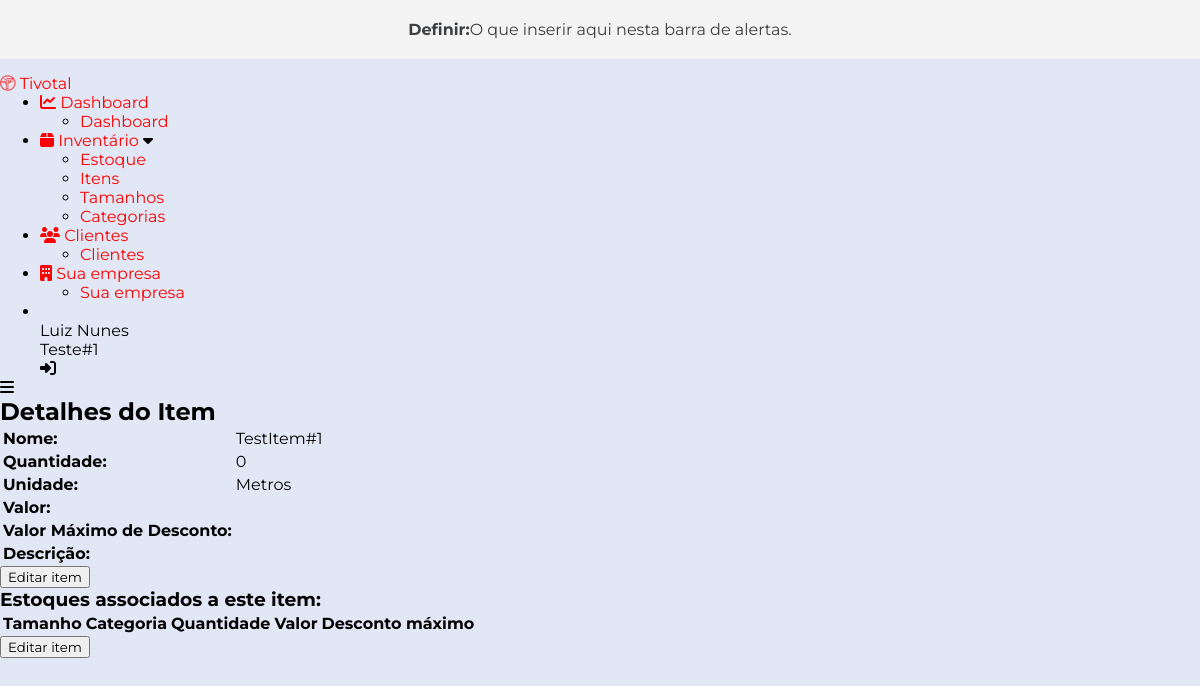
The app's page /items/detail_item/1/ (signed in), older data.
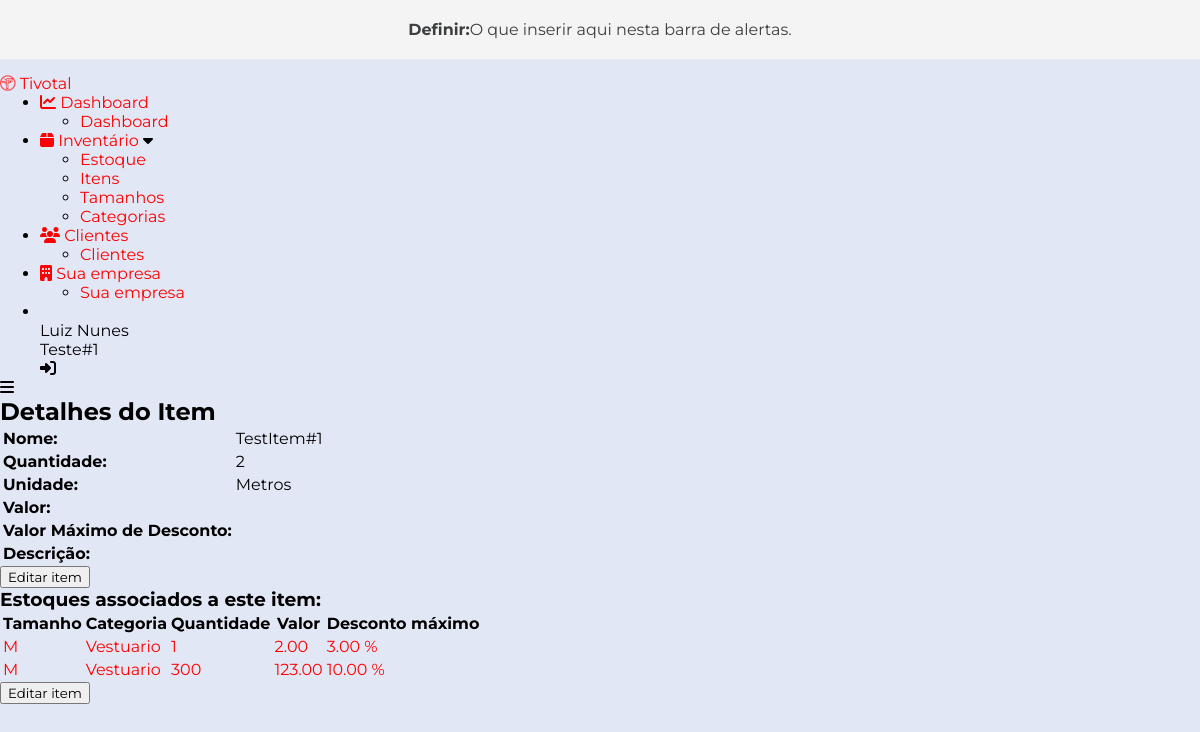
The same page, newer data.
### accounts/models.py (models this page shows, shortened)
class User(AbstractBaseUser):
    email = models.EmailField(max_length=255, unique=True)
    full_name = models.CharField(max_length=255, blank=True)
    active = models.BooleanField(default=True)
    staff = models.BooleanField(default=False)
    admin = models.BooleanField(default=False)
    timestamp = models.DateTimeField(auto_now_add=True)
    seller = models.BooleanField(default=True)
    manager = models.BooleanField(default=False)
    company = models.ForeignKey(Company, null=True, blank=True, on_delete=models.CASCADE)
    USERNAME_FIELD = 'email'
    REQUIRED_FIELDS = ['full_name']
    objects = UserManager()
    def get_split_name(self): # Return the firstname of the user
        split_name = self.full_name.split(' ')
        return split_name
    @property
    def is_active(self):
        return self.active

### companies/models.py (models this page shows)
class Company(models.Model):
    company_name = models.CharField(max_length=255)
    cnpj = CNPJField(masked=False)
    address = models.CharField(max_length=255)
    cep = BRPostalCodeField(null=True, blank=True)
    city = models.CharField(max_length=255)
    neighborhood = models.CharField(max_length=255)
    logo = models.ImageField(upload_to='user_files', null=True, blank=True)
    bio = models.TextField(null=True, blank=True)
    def __str__(self):
        return self.company_name

### items/models.py (models this page shows, shortened)
class Item(models.Model):
    UNITS = (
        ('Unidade', 'Unidade'),
        ('Metros', 'Metros'),
        ('Quilos', 'Quilos'),
        ('Litros', 'Litros'),
        ('NA', 'NA'),
    )
    name = models.CharField(max_length=255)
    unity = models.CharField(max_length=10, choices=UNITS, default='NA')
    description = models.TextField(null=True, blank=True)
    user = models.ForeignKey(User, on_delete=models.SET_NULL, null=True, blank=True)

class Stock(models.Model):
    item = models.ForeignKey(Item, on_delete=models.CASCADE)
    size = models.ForeignKey(Size, on_delete=models.CASCADE)
    category = models.ForeignKey(Category, on_delete=models.CASCADE)
    user = models.ForeignKey(User, on_delete=models.SET_NULL, null=True, blank=True)
    quantity = models.PositiveIntegerField(null=True, blank=True)
    price = models.DecimalField(max_digits=10, decimal_places=2, null=True, blank=True, validators=[MinValueValidator(Decimal('0.01'))])
    max_discount = models.DecimalField(max_digits=10, decimal_places=2, null=True, blank=True, validators=[MinValueValidator(Decimal('0.01')), MaxValueValidator(Decimal('100'))])

class Size(models.Model):
    size = models.CharField(max_length=50)
    user = models.ForeignKey(User, on_delete=models.SET_NULL, null=True, blank=True)

class Category(models.Model):
    category = models.CharField(max_length=255)
    user = models.ForeignKey(User, on_delete=models.SET_NULL, null=True, blank=True)

### items/views.py (the view)
# urls.py: path('detail_item/<int:item_id>/', views.detail_item, name='detail_item'),
@login_required
def detail_item(request, item_id):
    item = get_object_or_404(Item, pk=item_id)
    return render(request, 'detail_item.html', {'item': item})

### items/templates/detail_item.html (shortened to what this page needs)
<!DOCTYPE html>
{% extends "base.html" %}
{% block main %}
    <h2>Detalhes do Item</h2>
    <table>
        <tr>
            <td><strong>Nome:</strong></td>
            <td>{{ item.name }}</td>
        </tr>
        <tr>
            <td><strong>Quantidade:</strong></td>
            <td>{{ item.stock_set.all.count }}</td>
        </tr>
        <tr>
            <td><strong>Unidade:</strong></td>
            <td>{{ item.unity }}</td>
        </tr>
        <tr>
            <td><strong>Valor:</strong></td>
            <td>{{ item.value }}</td>
        </tr>
        <tr>
            <td><strong>Valor Máximo de Desconto:</strong></td>
            <td>{{ item.max_discount }}</td>
        </tr>
        <tr>
            <td><strong>Descrição:</strong></td>
            <td>{{ item.description }}</td>
        </tr>
    </table>
    <a href="{% url 'edit_item' item.id %}">
        <button class="btn btn-primary" id="btn-bg-blue-1">Editar item</button>
    </a>
    <h3>Estoques associados a este item:</h3>
    <table class="table table-striped">
        <thead>
            <tr>
                <th>Tamanho</th>
                <th>Categoria</th>
                <th>Quantidade</th>
                <th>Valor</th>
                <th>Desconto máximo</th>
            </tr>
        </thead>
        {% for stock in item.stock_set.all %}
            <tr>
                <td>
                    <a href="{% url 'edit_stock' stock.id %}"> {{ stock.size.size }}</a>
                </td>
                <td>
                    <a href="{% url 'edit_stock' stock.id %}"> {{ stock.category.category }}</a>
                </td>
                <td>
                    <a href="{% url 'edit_stock' stock.id %}">{{ stock.quantity }}</a>
                </td>
                <td>
                    <a href="{% url 'edit_stock' stock.id %}">{{ stock.price }}</a>
                </td>
                <td>
                    <a href="{% url 'edit_stock' stock.id %}">{{ stock.max_discount }} %</a>
                </td>
            </tr>
        {% endfor %}
    </table>
    <a href="{% url 'edit_item' item.id %}">
        <button class="btn btn-primary" id="btn-bg-blue-1">Editar item</button>
    </a>
{% endblock %}

### templates/base.html (shortened to what this page needs)
<!DOCTYPE html>
{% load static %}
<html lang="en">
<head>
  <link
    rel="stylesheet"
    href="https://cdnjs.cloudflare.com/ajax/libs/font-awesome/6.2.1/css/all.min.css"
  />
  <link rel="stylesheet" href="{% static 'css/style.css' %}">
</head>
<body>
<div class="alertbar">
  <b>Definir: </b> O que inserir aqui nesta barra de alertas.
</div>
    <div class="container">
      <div class="sidebar close">
        <div class="logo">
          <a href="{% url 'list_clients' %}"><i class="fab fa-trade-federation"></i></a>
          <a href="{% url 'list_clients' %}"><span class="logo-name">Tivotal</span></a>
        </div>
        <ul class="nav-list">
          <li>
            <a href="#">
              <i class="fa-solid fa-chart-line"></i>
              <span class="link-name">Dashboard</span>
            </a>
            <ul class="sub-menu blank">
              <li><a href="#" class="link-name">Dashboard</a></li>
            </ul>
          </li>
          <li>
            <div class="icon-link">
              <a href="#">
                <i class="fa-solid fa-box"></i>
                <span class="link-name">Inventário</span>
              </a>
              <i class="fas fa-caret-down arrow"></i>
            </div>
            <ul class="sub-menu">
              <li><a href="{% url 'list_stock' %}">Estoque</a></li>
              <li><a href="{% url 'list_items' %}" class="link-name">Itens</a></li>
              <li><a href="{% url 'list_sizes' %}">Tamanhos</a></li>
              <li><a href="{% url 'list_categories' %}">Categorias</a></li>
            </ul>
          </li>
          <li>
            <a href="#">
              <i class="fa-solid fa-users"></i>
              <span class="link-name">Clientes</span>
            </a>
            <ul class="sub-menu blank">
              <li><a href="#" class="link-name">Clientes</a></li>
            </ul>
          </li>
          <li>
            <a href="{% url 'detail_company' user.company.id %}">
              <i class="fa-solid fa-building"></i>
              <span class="link-name">Sua empresa</span>
            </a>
            <ul class="sub-menu blank">
              <li><a href="{% url 'detail_company' user.company.id %}" class="link-name">Sua empresa</a></li>
            </ul>
          </li>
          <li>
            <div class="profile-details">
              <div class="profile-content">
              </div>
              <div class="name-job">
                <div class="name">{{ user.get_split_name|first|title }} {{ user.get_split_name|last|title }}</div>
                <div class="job">{{ user.company }}</div>
              </div>
              <i class="fas fa-right-to-bracket"></i>
            </div>
          </li>
        </ul>
      </div>
      <div class="home-section">
        <div class="home-content">
          <i class="fas fa-bars"></i>
          {% block main %}
          {% endblock %}
        </div>
      </div>
    </div>
</body>
</html>

### staticfiles/css/style.css (style rules this page uses)
* { margin: 0; font-family:'Montserrat', sans-serif; }
:root { --body-color: #E2E7F6; --primary-color: #0F71F2; --primary: #0F71F2; --warning: #F2B544; --toggle-color: #aaa; --text-color: #707070; --tran-03: all 0.2s ease; --tran-03: all 0.3s ease; --tran-04: all 0.3s ease; --tran-05: all 0.3s ease; }
a { color: red; text-decoration: none; }
body { background-color: var(--body-color); }
.alertbar { padding: 20px; background-color: #F4F4F4; color: #3c3e40; margin-bottom: 15px; align-items: center; justify-content: center; display:flex; text-align: center; }

Row changes from the older to the newer data that the page shows:
computed for Item "TestItem#1": stock_set.all.count "0" → "2"
added Stock: size.size "M", category.category "Vestuario", quantity "1", price "2.00", max_discount "3.00"
added Stock: size.size "M", category.category "Vestuario", quantity "300", price "123.00", max_discount "10.00"
